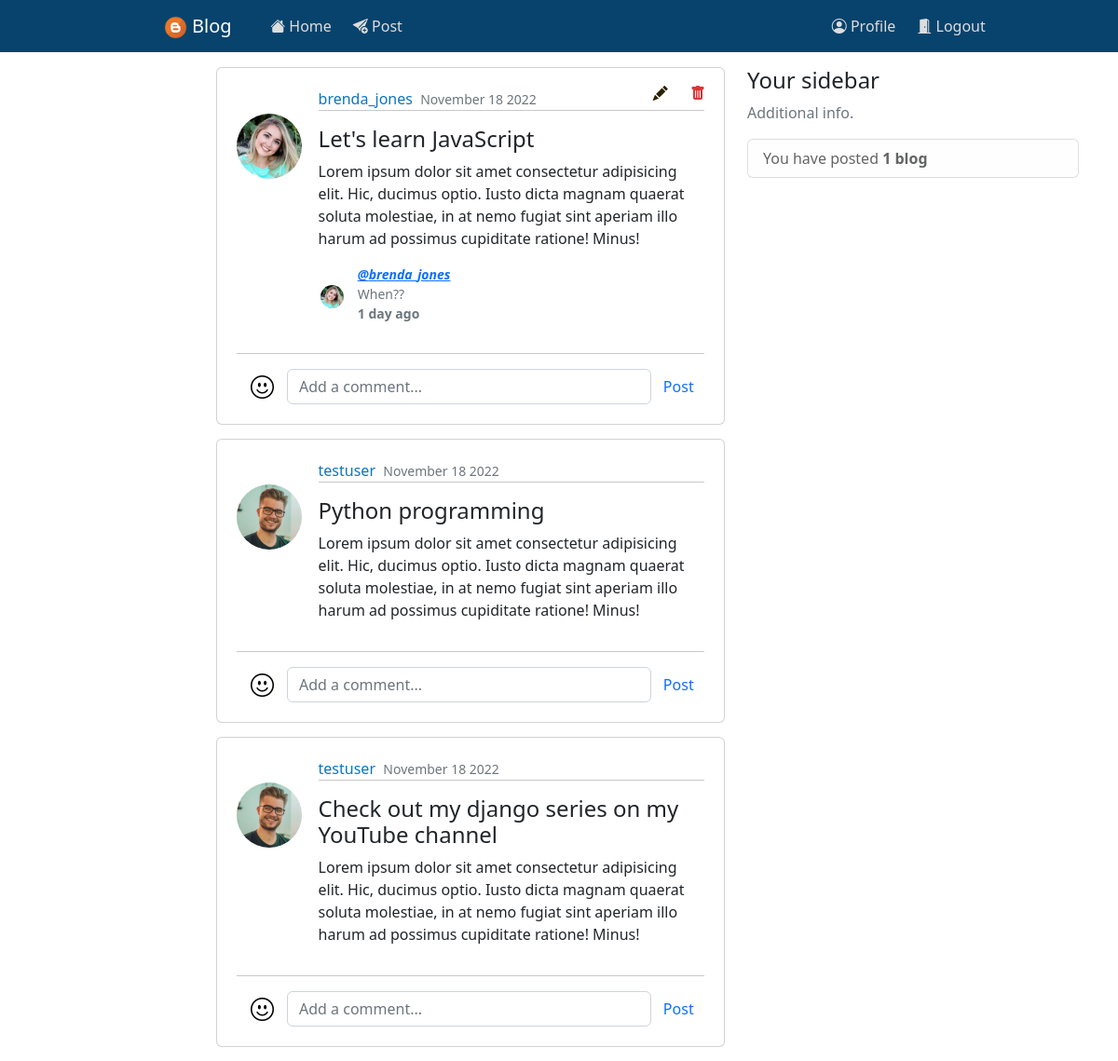
Page /users/homepage/ (signed in) on the earlier database version.
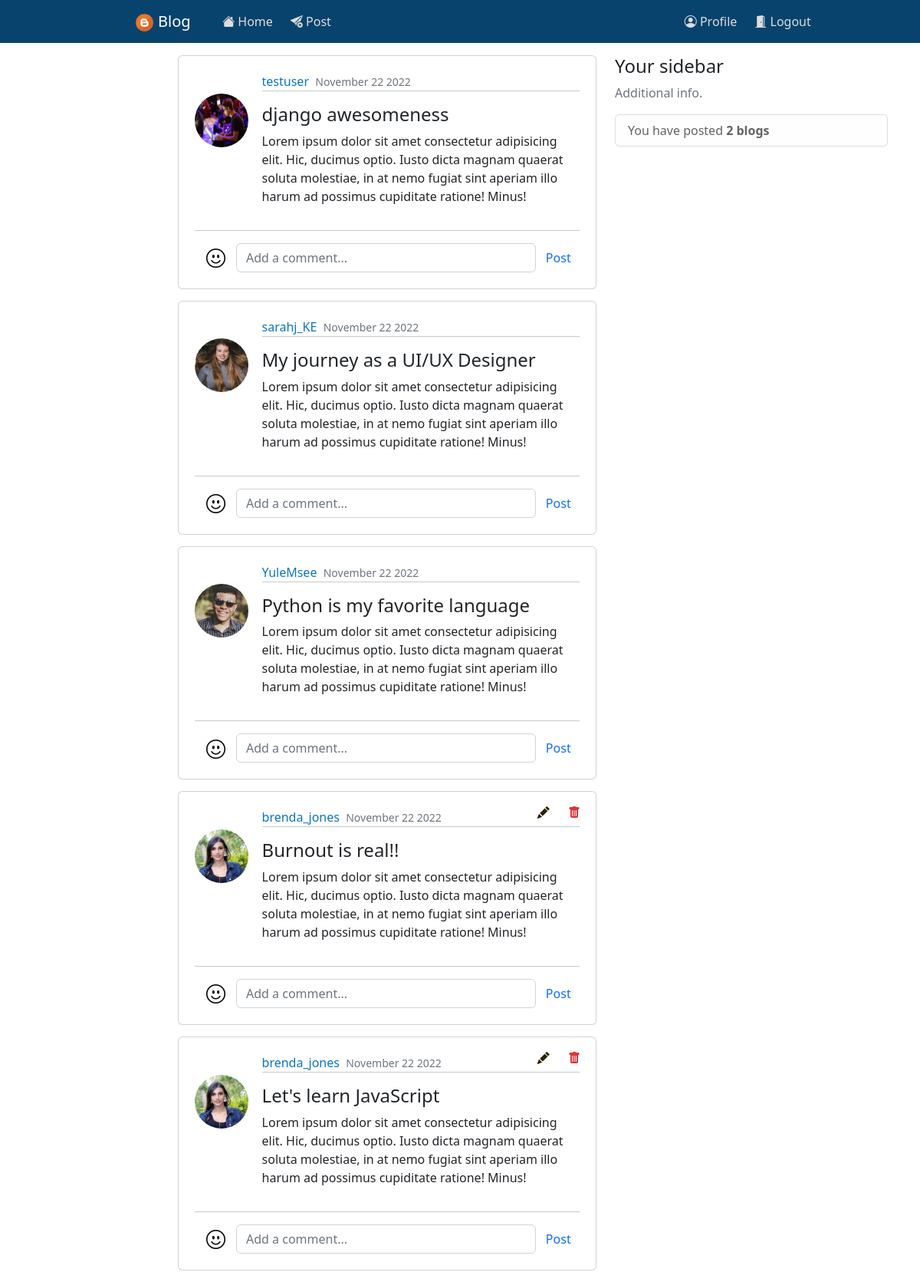
Same page on the later database version.
### users/models.py (models this page shows, shortened)
class Posts(models.Model):
    id = models.CharField(max_length=12, primary_key=True, editable=False)
    blogger = models.ForeignKey(Profile, on_delete=models.CASCADE, editable=False)
    title = models.CharField(max_length=60, blank=False)
    content = models.TextField(blank=False)
    posted = models.DateTimeField(auto_now_add=True)
    edited = models.DateTimeField(auto_now=True)
    class Meta:
        ordering = ['-posted']
        verbose_name_plural = 'Posts'

class Profile(models.Model):
    id = models.CharField(max_length=12, primary_key=True, editable=False)
    name = models.OneToOneField(User, on_delete=models.CASCADE, editable=False)
    gender = models.CharField(max_length=7, blank=False)
    phone_no = models.CharField(max_length=14, blank=False)
    country = models.CharField(max_length=10, blank=False)
    dob = models.DateField(null=True, blank=False)
    age = models.PositiveIntegerField(default=0, editable=False)
    dp = models.ImageField(upload_to='Profile-pics/', default='default.png')
    created = models.DateTimeField(auto_now_add=True)
    edited = models.DateTimeField(auto_now=True)
    def __str__(self):
        return f'{self.name}'
    class Meta:
        ordering = ['name']
        verbose_name_plural = 'User Profiles'

class Comments(models.Model):
    id = models.CharField(max_length=12, primary_key=True, editable=False)
    post = models.ForeignKey(Posts, on_delete=models.CASCADE, editable=False)
    name = models.ForeignKey(Profile, on_delete=models.CASCADE, editable=False)
    comment = models.TextField(blank=False)
    created = models.DateTimeField(auto_now_add=True)
    edited = models.DateTimeField(auto_now=True)
    class Meta:
        ordering = ['-created']
        verbose_name_plural = 'Comments'

### users/views.py (the view, shortened to what this page needs)
# urls.py: path('homepage/', views.homepage_view, name='homepage'),
@login_required(login_url='login')
@user_passes_test(lambda user: user.is_staff is False and user.is_superuser is False)
def homepage_view(request):
    blogs = Posts.objects.all()
    context = {
        'posted_blogs': blogs, 'total_blogs': Posts.objects.filter(blogger=request.user.profile).count(),
        'comments': Comments.objects.all(),
    }
    return render(request, 'users/index.html', context)

### users/templates/users/index.html (shortened to what this page needs)
{% extends 'users/base.html' %}{% block title %}Homepage{% endblock %}
{% load crispy_forms_tags %}
    {% block content %}
    <main class="container body-container" role="main">
        <div class="row">
            <div class="col-md-6 offset-sm-2">
                {% for blogs in posted_blogs %}
                <div class="card card-body pb-0">
                    <article class="media content-section">
                        <div class="d-flex align-items-start justify-content-center">
                            <img src="{{ blogs.blogger.dp.url }}" alt="img" class="rounded-circle article-img">
                            <div class="media-body">
                                <div class="article-metadata">
                                    <a href="{% url 'userprofile' blogs.blogger %}" class="mr-3">{{ blogs.blogger }}</a>
                                    <small class="text-muted">{{ blogs.posted|date:"F d Y" }}</small>
                                    <hr class="mt-0">
                                </div>
                                <div class="delete-icon">
                                    <a href="{% url 'edit_blog' blogs.id blogs.blogger %}" class="icon">
                                        {% if blogs.blogger == request.user.profile %}<i class="bi bi-pencil-fill" style="color: #2b2103"></i>{% endif %}
                                    </a>
                                    <a href="" class="icon" data-bs-toggle="modal" data-bs-target="#delete-post-{{blogs.id}}">
                                        {% if blogs.blogger == request.user.profile %}<i class="bi bi-trash-fill" style="color: #df3435"></i>{% endif %}
                                    </a>
                                </div>
                                <h4>{{ blogs.title }}</h4>
                                <p class="article-content">
                                    {{ blogs.content }}
                                </p>
                            </div>
                        </div>
                        <div class="d-flex align-items-start  comments-section">
                            {% for c in comments %}
                                {% if c.post.id == blogs.id %}
                                    <img class="rounded-circle" src="{{ c.name.dp.url }}" alt="img">
                                    <p class="small text-muted">
                                        <b class="fw-bold fst-italic">
                                            <a href="{% url 'userprofile' blogs.blogger %}">@{{c.name}}</a>
                                        </b>
                                        <br>{{c.comment}}<br><b class="text-end">{{c.created|timesince}} ago</b><br>
                                    </p>
                                {% endif %}
                            {% endfor %}
                        </div>
                        <hr class="w-100">
                            <div class="d-flex align-items-center post-comment-container">
                                <a href=""><i class="bi-emoji-smile"></i></a>
                                <form action="" method="post" class="d-flex">
                                    <input type="text" placeholder="Add a comment..." name="comment" class="form-control">
                                    <button type="submit" class="btn btn-default text-primary">Post</button>
                                </form>
                            </div>
                    </article>
                </div>
                {% empty %}
                <div class="text-center pt-3">
                    <h5 class="small text-muted">Blogs will appear here</h5>
                </div>
                {% endfor %}
            </div>
            <div class="col-md-4">
                <div class="content-section card-body">
                    <h4>Your sidebar</h4>
                    <p class="text-muted">Additional info.</p>
                    <ul class="list-group">
                        <li class="list-group-item list-group-item-light">
                            You have posted <b>{% if total_blogs == 1 %}1 blog{% else %}{{ total_blogs }} blogs{% endif %}</b>
                        </li>
                    </ul>
                </div>
            </div>
        </div>
    </main>
    {% endblock %}

### users/templates/users/base.html (shortened to what this page needs)
    {% load static %}
    <link rel="stylesheet" href="{% static 'css/styles.css' %}">
    <link href="https://cdn.jsdelivr.net/npm/bootstrap@5.2.2/dist/css/bootstrap.min.css" rel="stylesheet">
    <link rel="stylesheet" href="https://cdn.jsdelivr.net/npm/bootstrap-icons@1.9.1/font/bootstrap-icons.css">
    <header class="site-header">
        <nav class="navbar navbar-expand-lg navbar-dark bg-steel fixed-top">
            <div class="container">
                <a href="{% url 'homepage' %}" class="navbar-brand ml-4 text-center"><img src="{% static 'img/favicon.png' %}" alt="logo"> Blog</a>
                <div class="collapse navbar-collapse" id="navbarToggle">
                    <div class="navbar-nav mr-5">
                        {% if user.is_authenticated %}
                        <a href="{% url 'homepage' %}" class="nav-item nav-link"><i class="bi-house-fill"></i> Home</a>
                        <a href="{% url 'upload_blog' %}" class="nav-item nav-link"><i class="bi-send-plus-fill"></i> Post</a>
                        {% endif %}
                    </div>
                    <div class="navbar-nav account-links">
                        {% if user.is_authenticated %}
                        <a href="{% url 'profile' %}" class="nav-item nav-link"><i class="bi-person-circle"></i> Profile</a>
                        <a href="{% url 'user_logout' %}" class="nav-item nav-link"><i class="bi-door-open-fill"></i> Logout</a>
                        {% else %}
                        <a href="{% url 'login' %}" class="nav-item nav-link"><i class="bi-door-closed-fill"></i> Login</a>
                        <a href="{% url 'signup' %}" class="nav-item nav-link"><i class="bi-person-plus-fill"></i> Register</a>
                        {% endif %}
                    </div>
                </div>
            </div>
        </nav>
    </header>
    {% block content %}
    {% endblock %}

### static/css/styles.css (style rules this page uses)
* { box-sizing: border-box; }
.bg-steel { background-color: #08436d; }
.site-header .container .navbar-brand { margin-left: 12%; margin-right: 3%; }
.site-header .container .navbar-brand img { height: 25px; width: 25px; }
.site-header .container .navbar-nav a { margin-right: 7px; color: #ddd; }
.site-header .container .account-links { margin-left: 50%; }
.body-container { margin-top: 6%; }
.body-container .card { margin-bottom: 15px; }
.body-container .card .content-section { padding: 5px; }
.body-container .card .content-section img { height: 70px; width: 70px; margin-right: 3.5%; margin-top: 5.5%; }
.body-container .card .content-section .article-metadata a { margin-right: 1%; text-decoration: none; color: #0a75c2; }
.body-container .card .content-section .delete-icon { position: absolute; right: 0px; top: 15px; }
.body-container .card .content-section .icon { color: #21252c; padding-right: 20px; padding-bottom: 5px; transition: 0.3s; font-size: 16px; text-decoration: none; }
.body-container .post-comment-container { margin-left: 15px; margin-bottom: 0; }
.body-container .post-comment-container a { font-size: 25px; margin-right: 1%; margin-top: -3%; color: black; }
.body-container .post-comment-container input[type="text"] { width: 400px; margin-left: 2%; }

Differences in the rows shown:
removed Posts: blogger.dp (picture), blogger "brenda_jones", posted "November 18 2022", title "Let's learn JavaScript", content "Lorem ipsum dolor sit amet consectetur adipisicing elit. Hic, ducimus optio. Iusto dicta magnam quaerat soluta molestiae, in at nemo fugiat sint aperiam illo harum ad possimus cupiditate ratione! Minus!"
removed Comments: name.dp (picture), name "brenda_jones", comment "When??", created "1 day"
removed Posts: blogger.dp (picture), blogger "testuser", posted "November 18 2022", title "Python programming", content "Lorem ipsum dolor sit amet consectetur adipisicing elit. Hic, ducimus optio. Iusto dicta magnam quaerat soluta molestiae, in at nemo fugiat sint aperiam illo harum ad possimus cupiditate ratione! Minus!"
removed Posts: blogger.dp (picture), blogger "testuser", posted "November 18 2022", title "Check out my django series on my YouTube channel", content "Lorem ipsum dolor sit amet consectetur adipisicing elit. Hic, ducimus optio. Iusto dicta magnam quaerat soluta molestiae, in at nemo fugiat sint aperiam illo harum ad possimus cupiditate ratione! Minus!"
added Posts: blogger.dp (picture), blogger "testuser", posted "November 22 2022", title "django awesomeness", content "Lorem ipsum dolor sit amet consectetur adipisicing elit. Hic, ducimus optio. Iusto dicta magnam quaerat soluta molestiae, in at nemo fugiat sint aperiam illo harum ad possimus cupiditate ratione! Minus!"
added Posts: blogger.dp (picture), blogger "sarahj_KE", posted "November 22 2022", title "My journey as a UI/UX Designer", content "Lorem ipsum dolor sit amet consectetur adipisicing elit. Hic, ducimus optio. Iusto dicta magnam quaerat soluta molestiae, in at nemo fugiat sint aperiam illo harum ad possimus cupiditate ratione! Minus!"
added Posts: blogger.dp (picture), blogger "YuleMsee", posted "November 22 2022", title "Python is my favorite language", content "Lorem ipsum dolor sit amet consectetur adipisicing elit. Hic, ducimus optio. Iusto dicta magnam quaerat soluta molestiae, in at nemo fugiat sint aperiam illo harum ad possimus cupiditate ratione! Minus!"
added Posts: blogger.dp (picture), blogger "brenda_jones", posted "November 22 2022", title "Burnout is real!!", content "Lorem ipsum dolor sit amet consectetur adipisicing elit. Hic, ducimus optio. Iusto dicta magnam quaerat soluta molestiae, in at nemo fugiat sint aperiam illo harum ad possimus cupiditate ratione! Minus!"
added Posts: blogger.dp (picture), blogger "brenda_jones", posted "November 22 2022", title "Let's learn JavaScript", content "Lorem ipsum dolor sit amet consectetur adipisicing elit. Hic, ducimus optio. Iusto dicta magnam quaerat soluta molestiae, in at nemo fugiat sint aperiam illo harum ad possimus cupiditate ratione! Minus!"
Other differences:
{{ total_blogs }}: (not shown) → "2"
text no longer shown: "1 blog"
text now shown: "blogs"
